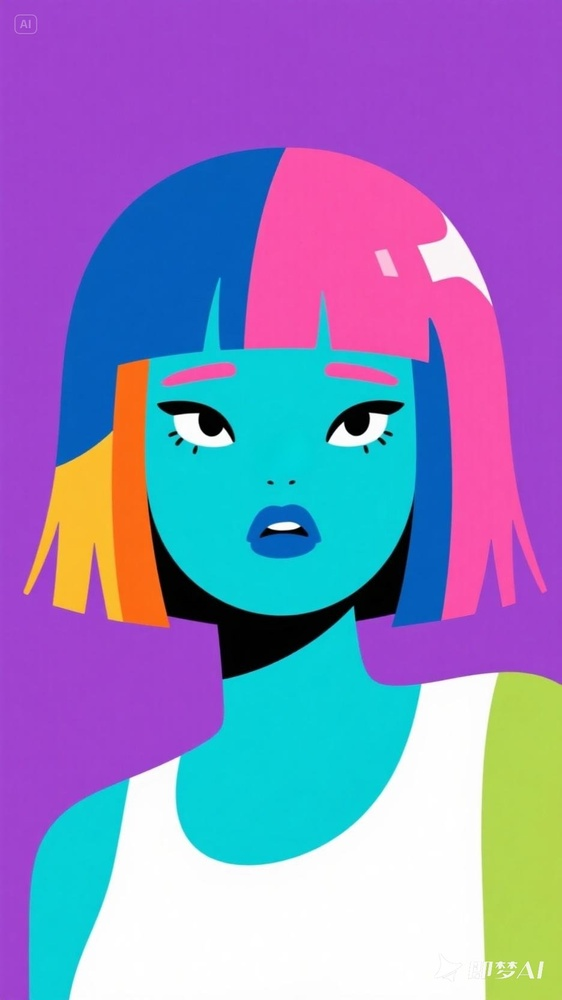
#> input picture jimeng-2025-06-03-692-.jpeg, 562 x 1000 px, shrunk from 936 x 1664 before the run
$ python testLowPoly.py
#> lines starting #> are read from the running program, lines starting #| are printed output that depends on the picture
import cv2
import numpy as np
from subprocess import call
#转化成lowpoly风格
# 1. 读取图片并边缘检测
img = cv2.imread("jimeng-2025-06-03-692-.jpeg")
#> img is the input picture: shape (1000, 562, 3); mean B, G, R 193.2, 132.6, 140.8
gray = cv2.cvtColor(img, cv2.COLOR_BGR2GRAY)
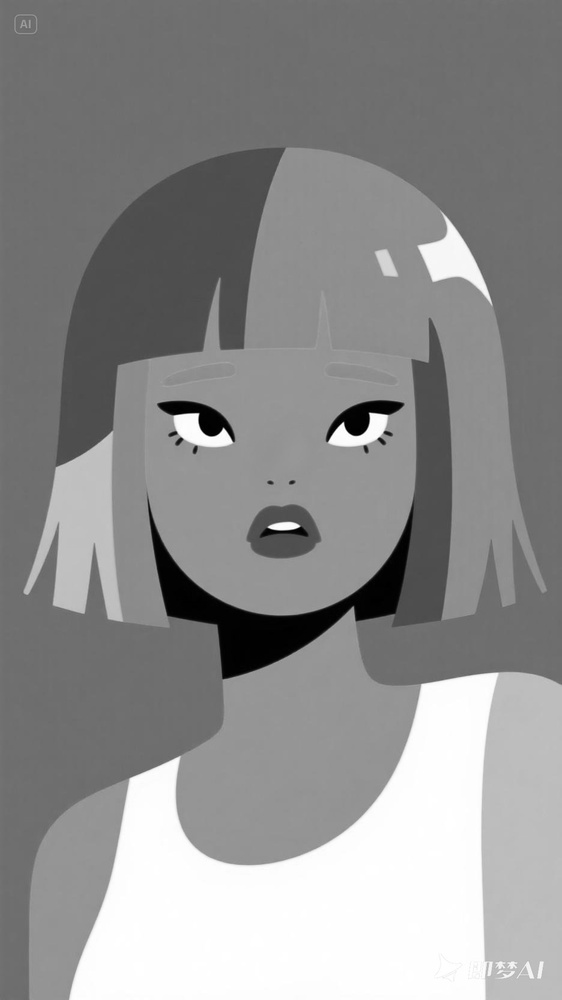
#> gray: shape (1000, 562); min 0, max 255, mean 142
edges = cv2.Canny(gray, 100, 200)
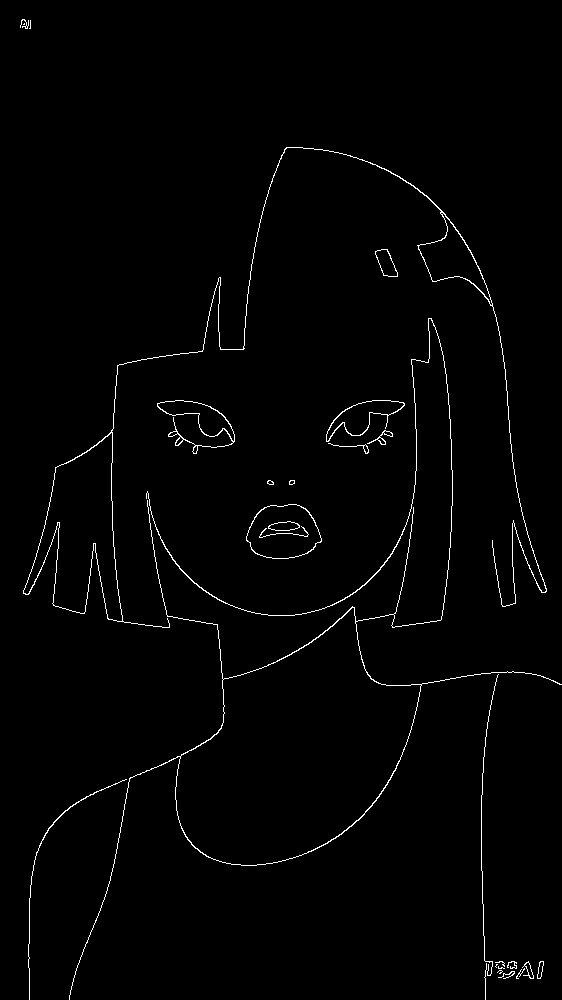
#> edges: shape (1000, 562); 1.3% white in thin lines or dots

# 2. 提取特征点
points = np.argwhere(edges > 0)
#> points = 7415 pairs, first value 19 to 999, second value 20 to 561
points = np.fliplr(points).astype(np.float32)
#> points = 7415 pairs, first value 20 to 561, second value 19 to 999

# 3. Delaunay三角剖分
rect = (0, 0, img.shape[1], img.shape[0])
#> rect = (0, 0, 562, 1000)
subdiv = cv2.Subdiv2D(rect)
subdiv.insert(points)
triangles = subdiv.getTriangleList()

# 4. 绘制低多边形效果
output = np.zeros_like(img)
for t in triangles:
    pts = t.reshape(3, 2).astype(np.int32)
    color = np.mean(img[pts[:, 1], pts[:, 0]], axis=0)
    cv2.fillPoly(output, [pts], color)
#> this loop made 14722 passes
#> color on passes 1 to 3: [211, 80.33, 162.7], [212.3, 84.67, 166.3], [223.7, 97.33, 178.7]
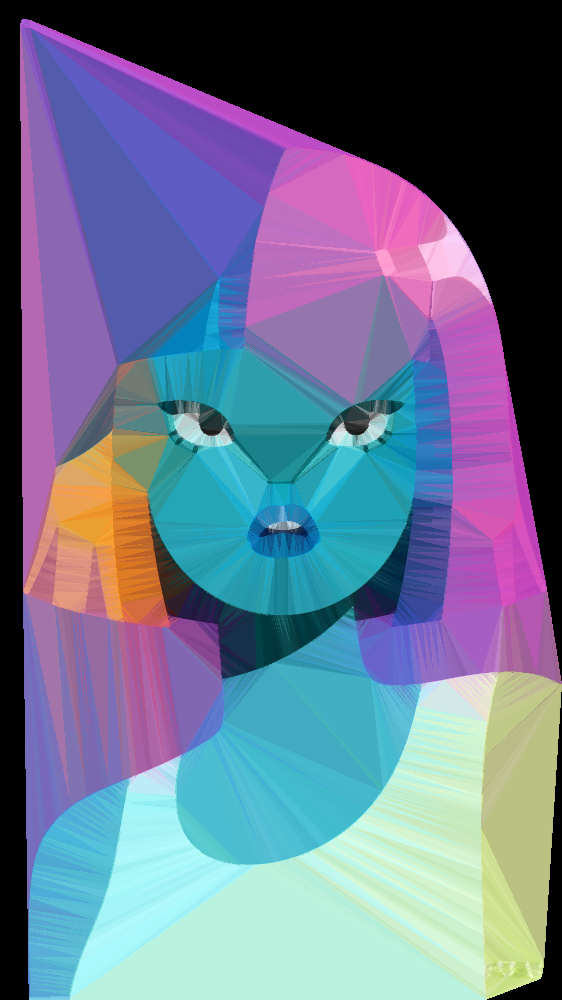
#> output: shape (1000, 562, 3); mean B, G, R 142, 116, 104.1

cv2.imwrite("low_poly_output.jpg", output)
